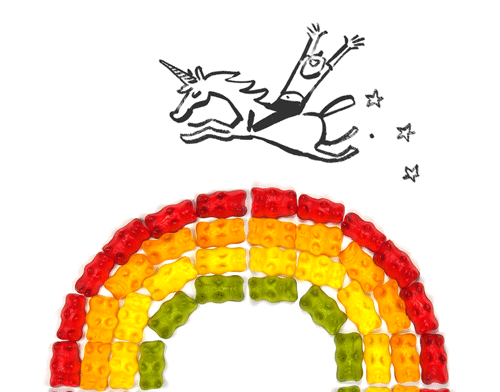
%> input picture Oct14/04rainbow5.gif, 500 x 392 px
$ octave make_gif.m   (GNU Octave 9; MATLAB toolbox functions it lacks are replaced by stand-ins)
%> lines starting %> are read from the running program, lines starting %| are printed output that depends on the picture
clear; close all; clear mex; clear global

[img map] = imread('04rainbow5.gif');
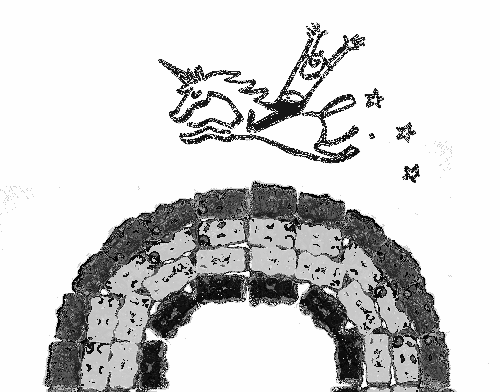
%> img: size 392x500 uint8; min 0, max 254, mean 208.5
%> map = 256 rows, first 12: [0.651 0.647 0.341; 0.992 0.929 0.914; 0.42 0.42 0.42; 0.698 0.0314 0.0431; 0.286 0.286 0.286; 1 0.973 0.922; 0.976 0.796 0.404; 0.996 0.537 0; 0.6 0.655 0.00392; 0.82 0.161 0.169; 1 0.98 0; 0.925 0.925 0.922]

for iM = 1:size(img,4)
    subplot(3,4,iM)
    imshow(img(:,:,1,iM));
end
colormap(map)


set(gcf,'pos',[500 300 size(img,2) size(img,1)])
fDuration = .5;
filename = 'my.gif';
for iF = 1:size(img,4)
    axes('pos',[0 0 1 1])
    imshow(img(:,:,1,iF)); colormap(map)
    t=text(10,10,num2str(iF)); set(t,'Color','b')
    drawnow
    frame = getframe(1);
    im = frame2im(frame);
    [imind cm] = rgb2ind(im,256);
    if iF == 1
        imwrite(imind,cm,filename,'gif','Loopcount',inf,'DelayTime',fDuration);
    else
        imwrite(imind,cm,filename,'gif','WriteMode','append','DelayTime',fDuration)
    end
end
%> this loop made 1 pass
%> pass 1, `[imind cm] = rgb2ind(im,256);`:
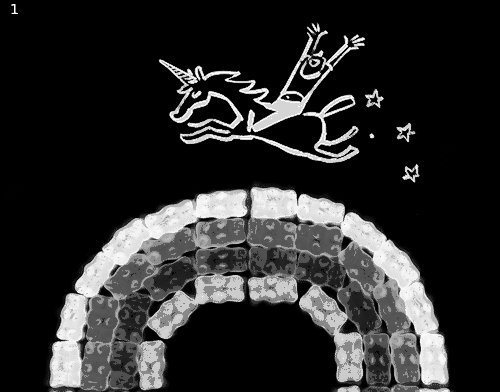
%> imind: size 392x500 uint8; min 0, max 255, mean 42.9
